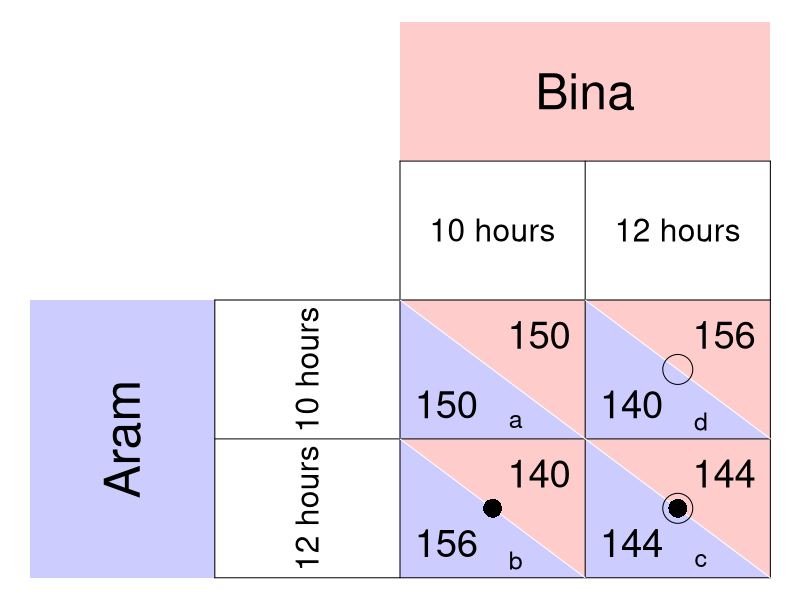

The R source for this figure:
require(ggplot2)
require(shape)
pdf(file = "coordination_failures/matrix_fishermen_functions.pdf", width = 8, height = 8)

pointsize <- 1.8
axislabelsize <- 1.8
labelsize <- 1.5
namesize <- 1.8
annotatesize <- 1.5
graphlinewidth <- 2
segmentlinewidth <- 1.5

par(mar =  c(0, 0, 0, 0))
xlims <- c(0, 8)
ylims <- c(0, 8)

#TextSizes
PlayerSize <- 3
StratSize <- 1.9
PayoffSize <- 2.3

p1fadelevel <- 0.2
p2fadelevel <- 0.2

#Payoffs are listed as c("NW", "SW", "NE", "SE")

#Considerations for Player 1
P1Name <- c("Aram")
P1Strat <- c("10 hours", "12 hours")
P1Payoffs <- c("150", "156", "140", "144")
P1BR1 <- c("SW") #Must be NW or SW - the BR prints accordingly. 
P1BR2 <- c("SE") #Must be NE or SE - the BR prints accordingly. 
P1bestsize <- 2.5 #Adjusts size of point indicating best response of P1
#NW = (5, 3); SW = (5,1); NE = (7, 3); SE = (7, 1)

#Considerations for Player 2
P2Name <- c("Bina")
P2Strat <- c("10 hours", "12 hours")
P2Payoffs <- c("150", "140", "156", "144")
P2BR1 <- c("NE") #Must be NW or SW - the BR prints accordingly. 
P2BR2 <- c("SE") #Must be NE or SE - the BR prints accordingly. 
P2bestsize <- 4 #Adjusts size of circle indicating best response of P1

plot(0, 0, xlim = xlims, ylim = ylims, type = "n",
     xlab = expression(""),
     ylab = expression(""),
     xaxt = "n", 
     yaxt = "n", 
     cex.lab = 2, 
     bty = "n")



#Color and label for Player 1 and their strategies
polygon(c(0,0,2,2,0), c(0,4,4,0,0), col=rgb(0, 0, 1, p1fadelevel), density=NULL, border = NA)
text(1, 2, P1Name[1], srt = 90, cex = PlayerSize)

text(3, 3, P1Strat[1], cex = StratSize, srt = 90)
text(3, 1, P1Strat[2], cex = StratSize, srt = 90)


#Color and label for Player 2
polygon(c(4,4,8,8,4), c(8,6,6,8,8), col=rgb(1, 0, 0, p2fadelevel), density=NULL, border = NA)
text(6, 7, P2Name[1], cex = PlayerSize)

text(5, 5, P2Strat[1], cex = StratSize)
text(7, 5, P2Strat[2], cex = StratSize)

#NorthWest cell 
#P1
polygon(c(4,4,6,4), c(4,2,2,4), col=rgb(0, 0, 1, p1fadelevel), density=NULL, border = NA)
#P2
polygon(c(4,6,6,4), c(4,4,2,4), col=rgb(1, 0, 0, p2fadelevel), density=NULL, border = NA)

#P1
text(4.5, 2.5, P1Payoffs[1], cex = PayoffSize)
#P2
text(5.5, 3.5, P2Payoffs[1], cex = PayoffSize)

#SouthWest cell  
#P1
polygon(c(4,4,6,4), c(2,0,0,2), col=rgb(0, 0, 1, p1fadelevel), density=NULL, border = NA)
#P2
polygon(c(4,6,6,4), c(2,2,0,2), col=rgb(1, 0, 0, p2fadelevel), density=NULL, border = NA)

#P1
text(4.5, 0.5, P1Payoffs[2], cex = PayoffSize)
#P2
text(5.5, 1.5, P2Payoffs[2], cex = PayoffSize)


#NorthEast cell 
#P1
polygon(c(6,6,8,6), c(4,2,2,4), col=rgb(0, 0, 1, p1fadelevel), density=NULL, border = NA)
#P2
polygon(c(6,8,8,6), c(4,4,2,4), col=rgb(1, 0, 0, p2fadelevel), density=NULL, border = NA)
#P1
text(6.5, 2.5, P1Payoffs[3], cex = PayoffSize)
#P2
text(7.5, 3.5, P2Payoffs[3], cex = PayoffSize)

#SouthEast cell 
#P1
polygon(c(6,6,8,6), c(2,0,0,2), col=rgb(0, 0, 1, p1fadelevel), density=NULL, border = NA)
#P2
polygon(c(6,8,8,6), c(2,2,0,2), col=rgb(1, 0, 0, p2fadelevel), density=NULL, border = NA)
#P1
text(6.5, 0.5, P1Payoffs[4], cex = PayoffSize)
#P2
text(7.5, 1.5, P2Payoffs[4], cex = PayoffSize)


#Lines for the Table
segments(8, 0, 8, 6, lty = 1, col = "black")
segments(4, 6, 8, 6, lty = 1, col = "black")
segments(2, 0, 2, 4, lty = 1, col = "black")
segments(2, 0, 8, 0, lty = 1, col = "black")
segments(2, 4, 8, 4, lty = 1, col = "black")
segments(4, 0, 4, 6, lty = 1, col = "black")
segments(2, 2, 8, 2, lty = 1, col = "black")
segments(6, 0, 6, 6, lty = 1, col = "black")

#Diagonals
#NW
segments(4, 4, 6, 2, lty = 1, col = "white")
#NE
segments(6, 4, 8, 2, lty = 1, col = "white")
#SW
segments(4, 2, 6, 0, lty = 1, col = "white")
#Se
segments(6, 2, 8, 0, lty = 1, col = "white")


#Best responses 
#P1 
if (P1BR1[1] == "NW"){
  points(5, 3, pch = 16, col = "black", cex = P1bestsize)
} else{points(5, 1, pch = 16, col = "black", cex = P1bestsize)
}

if (P1BR2[1] == "NE"){
  points(7, 3, pch = 16, col = "black", cex = P1bestsize)
} else{points(7, 1, pch = 16, col = "black", cex = P1bestsize)
}


#P2
if (P2BR1[1] == "NW"){
  points(5, 3, pch = 1, col = "black", cex = P2bestsize)
} else{points(7, 3, pch = 1, col = "black", cex = P2bestsize)
}

if (P2BR2[1] == "SW"){
  points(5, 1, pch = 1, col = "black", cex = P2bestsize)
} else{points(7, 1, pch = 1, col = "black", cex = P2bestsize)
}

#label point for Pareto comparisons
text(5.25, 2.25, expression(a), cex = labelsize)
text(5.25, 0.25, expression(b), cex = labelsize)
text(7.25, 2.25, expression(d), cex = labelsize)
text(7.25, 0.25, expression(c), cex = labelsize)

dev.off()
